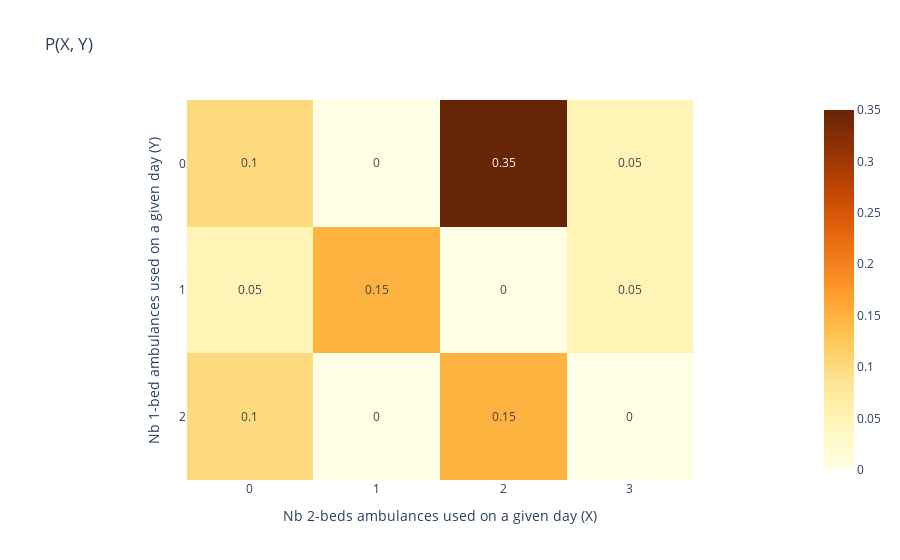

The code cell stored with this chart in its notebook:
### Markdown cell above
## Exercise 3

A hospital has 5 ambulances, two of them have one bed inside while the rest have two beds inside. Let X = number of two beds ambulances used on any given day and Y = number of one bed ambulances used on any given day.

Suppose the joint probability of X and Y is as follows:

### Code cell
three = Exercise3()
plot_distr_heatmap(
  freq=three.freq,
  X_values=three.X_values,
  Y_values=three.Y_values,
  X_label=three.X_label,
  Y_label=three.Y_label,
)

### Figure 1 — Plotly figure (JSON) as saved in the notebook; plotly's stock layout.template omitted (floating-point values rounded to 4 significant figures)
{"data": [{"coloraxis": "coloraxis", "hovertemplate": "Nb 2-beds ambulances used on a given day (X): %{x}<br>Nb 1-bed ambulances used on a given day (Y): %{y}<br>color: %{z}<extra></extra>", "name": "0", "texttemplate": "%{z}", "type": "heatmap", "x": ["0", "1", "2", "3"], "xaxis": "x", "y": ["0", "1", "2"], "yaxis": "y", "z": [[0.1, 0, 0.35, 0.05], [0.05, 0.15, 0, 0.05], [0.1, 0, 0.15, 0]]}], "layout": {"coloraxis": {"colorscale": [[0, "rgb(255,255,229)"], [0.125, "rgb(255,247,188)"], [0.25, "rgb(254,227,145)"], [0.375, "rgb(254,196,79)"], [0.5, "rgb(254,153,41)"], [0.625, "rgb(236,112,20)"], [0.75, "rgb(204,76,2)"], [0.875, "rgb(153,52,4)"], [1, "rgb(102,37,6)"]]}, "title": {"text": "P(X, Y)"}, "xaxis": {"anchor": "y", "constrain": "domain", "domain": [0, 1], "scaleanchor": "y", "title": {"text": "Nb 2-beds ambulances used on a given day (X)"}}, "yaxis": {"anchor": "x", "autorange": "reversed", "constrain": "domain", "domain": [0, 1], "title": {"text": "Nb 1-bed ambulances used on a given day (Y)"}}}}
